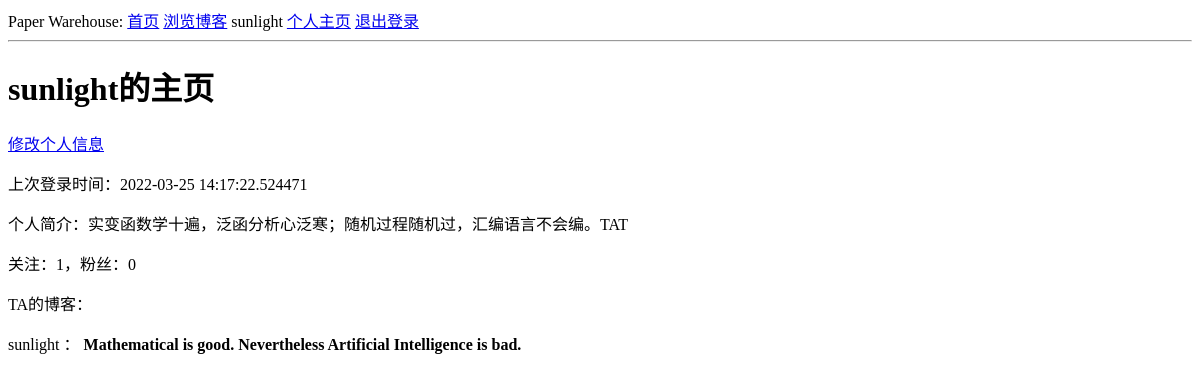
The page /user/sunlight (signed in) on the database its author committed.
### app/models.py (models this page shows, shortened)
class User(UserMixin, db.Model):
    id = db.Column(db.Integer, primary_key=True)
    username = db.Column(db.String(64), index=True, unique=True)
    email = db.Column(db.String(64), index=True, unique=True)
    password_hash = db.Column(db.String(128))
    posts = db.relationship('Post', backref='author', lazy='dynamic')
    about_me = db.Column(db.String(140), default='这个人很懒，什么都没有写~')
    last_seen = db.Column(db.DateTime, default=datetime.utcnow)
    followed = db.relationship(
        'User', # Right side class(entity) of the relationship, here is User itself
        secondary=followers,
        primaryjoin=(followers.c.follower_id == id),
        secondaryjoin=(followers.c.followed_id == id),
        backref=db.backref('followers', lazy='dynamic'),
        lazy='dynamic'
    )

class Post(db.Model):
    id = db.Column(db.Integer, primary_key=True)
    body = db.Column(db.String(140))
    timestamp = db.Column(db.DateTime, index=True, default=datetime.utcnow)
    user_id = db.Column(db.Integer, db.ForeignKey('user.id'))

### app/routes.py (the view)
@app.route('/user/<username>')
@login_required
def user(username):
    user = User.query.filter_by(username=username).first_or_404()
    posts = user.posts.all()
    form = EmptyForm()
    return render_template('user.html', user=user, posts=posts, form=form)

### app/models.py (called while the page is built)
@login.user_loader
def load_user(id):
    return User.query.get(int(id))

### app/routes.py (called while the page is built)
@app.before_request
def before_request():
    if current_user.is_authenticated:
        current_user.last_seen = datetime.utcnow()
        db.session.commit()

### app/templates/user.html
{% extends "base.html" %}
{% block content %}
    <h1>{{ user.username }}的主页</h1>
    {% if user == current_user %}
    <a href="{{ url_for('edit_profile')}}">修改个人信息</a>
    {% elif not current_user.is_following(user) %}
    <form action="{{ url_for('follow', username=user.username) }}" method="post">
        {{ form.hidden_tag() }}
        {{ form.submit(value="关注") }}
    </form>
    {% else %}
    <form action="{{ url_for('unfollow', username=user.username) }}" method="post">
        {{ form.hidden_tag() }}
        {{ form.submit(value="取关") }}
    </form>
    {% endif %}
    <p>上次登录时间：{{ user.last_seen }}</p>
    <p>个人简介：{{ user.about_me }}</p>
    <p>关注：{{ user.followed.count() }}，粉丝：{{ user.followers.count() }}</p>
    <p>TA的博客：</p>
    {% if not posts %}<p>（空）</p>{% else %}
    {% for post in posts %}
    <p>
        {{ post.author.username }} ： <strong>{{ post.body }}</strong>
    </p>
    {% endfor %} {% endif %}
{% endblock %}

### app/templates/base.html (shortened to what this page needs)
<!doctype html>
<html lang="zh-cn">
<head>
    <link rel="stylesheet" href="{{ url_for('static', filename='css/base.css') }}" type="text/css"/>
</head>
<body>
    <div>
        Paper Warehouse:
        <a href="{{ url_for('index') }}">首页</a>
        {% if current_user.is_anonymous %}
        <a href="{{ url_for('login') }}">登录</a>
        |
        <a href="{{ url_for('register') }}">注册</a>
        {% else %}
        <a href="{{ url_for('explore') }}">浏览博客</a>
        <span>{{ current_user.username }}</span>
        <a href="{{ url_for('user', username=current_user.username) }}">个人主页</a>
        <a href="{{ url_for('logout') }}">退出登录</a>
        {% endif %}
        </div>
    <hr />
    {% block content %}
    {% endblock %}
</body>
</html>

### rows shown on the page
User: username "sunlight", last_seen "2022-03-25 14:17:22.524471", about_me "实变函数学十遍，泛函分析心泛寒；随机过程随机过，汇编语言不会编。TAT"
Post: author.username "sunlight", body "Mathematical is good. Nevertheless Artificial Intelligence is bad."

### other values the page prints
{{ user.followed.count() }} "1"
{{ user.followers.count() }} "0"
